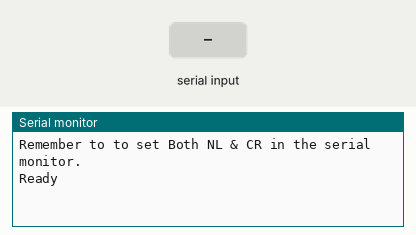
A sketch run on a simulated Arduino Uno, built with avr-gcc and run on an emulated ATmega328P. Shown: the last lines printed to the serial monitor. Inputs (shaded band) come from the test bench.

Above: at 1.2 s.
1.3 s: "1" received over the second serial link
At 2.5 s:
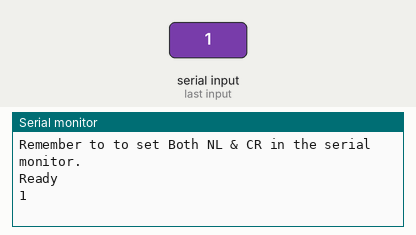
2.8 s: "0" received over the second serial link
At 3.9 s:
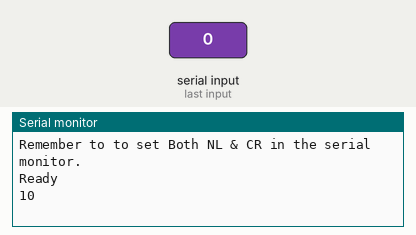

Measured:
- after the input at 1.3 s, the serial monitor: prints a new line at once (image 1)
- after the input at 2.8 s, the serial monitor: prints a new line at once (image 2)

The sketch:

basicCom.ino
```cpp
//Basic serial communication with ESP8266
// Uses serial monitor for communication with ESP8266
//
//  Pins
//  Arduino pin 2 (RX) to ESP8266 TX
//  Arduino pin 3 to voltage divider then to ESP8266 RX
//  Connect GND from the Arduiono to GND on the ESP8266
//  Pull ESP8266 CH_PD HIGH
//
// When a command is entered in to the serial monitor on the computer
// the Arduino will relay it to the ESP8266
//

#include <SoftwareSerial.h>
SoftwareSerial ESPserial(2, 3); // RX | TX

void setup()
{
    Serial.begin(9600);     // communication with the host computer
    //while (!Serial)   { ; }

    // Start the software serial for communication with the ESP8266
    ESPserial.begin(9600);

    Serial.println("");
    Serial.println("Remember to to set Both NL & CR in the serial monitor.");
    Serial.println("Ready");
    Serial.println("");

    ESPserial.write("AT");
}

void loop()
{
    // listen for communication from the ESP8266 and then write it to the serial monitor
    if ( ESPserial.available() )   {  Serial.write( ESPserial.read() );  }

    // listen for user input and send it to the ESP8266
    if ( Serial.available() )       {  ESPserial.write( Serial.read() );  }
}
```
